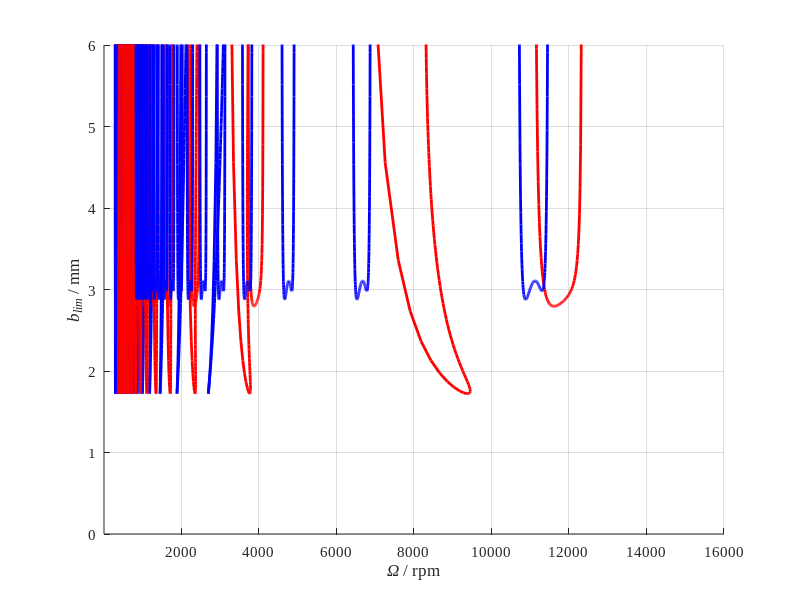

Recreate this plot in MATLAB.
clc
clear
% close all

load H00

%% Cutting force coefficients
Kt = 750e6; % N/m^2
Kn = 150e6/750e6;
Nt = 4;

%% Cutting condition
D=20;       % mm
ae=D/2;
operation = 1; % down-milling

%% Cutting angle
phis = acos((D/2 - ae)/(D/2));  % (rad) the immersion angle

if operation == 0             % Up milling 
    phist = 0;                % Start angle rad
    phiex = phist + phis;     % Exit angle rad
else                          % Down milling
    phiex = pi;               % Start angle rad
    phist = phiex - phis;     % Exit angle rad
end

%% Average angle parameters
alphaxx = 0.5*(( cos(2*phiex)-2*Kn*phiex+Kn*sin(2*phiex))-( cos(2*phist)-2*Kn*phist+Kn*sin(2*phist)));
alphaxy = 0.5*((-sin(2*phiex)-2*phiex+Kn*cos(2*phiex))   -(-sin(2*phist)-2*phist+Kn*cos(2*phist)));
alphayx = 0.5*((-sin(2*phiex)+2*phiex+Kn*cos(2*phiex))   -(-sin(2*phist)+2*phist+Kn*cos(2*phist)));
alphayy = 0.5*((-cos(2*phiex)-2*Kn*phiex-Kn*sin(2*phiex))-(-cos(2*phist)-2*Kn*phist-Kn*sin(2*phist)));

%% Initialization
w = (f_start:df:f_end)'*2*pi;   % frequency, rad/s
FRFxx = HX00;
FRFyy = HY00;

%% Calculate Lambda
%%%%%%%%%%%%%%%%%%%%%%%%%%%%%%%%%%%
%Reference 
%Altintas, Y. (2012). Manufacturing Automation: 
%Metal Cutting Mechanics, Machine Tool Vibrations, and CNC Design. 
%Applied Mechanics Reviews (Vol. 54). https://doi.org/10.1115/1.1399383
%P156
%%%%%%%%%%%%%%%%%%%%%%%%%%%%%%%%%%%

a0 = FRFxx.*FRFyy*(alphaxx*alphayy - alphaxy*alphayx);
a1 = alphaxx*FRFxx + alphayy*FRFyy;

Lambda1 = zeros(length(w),1);
Lambda2 = zeros(length(w),1);

for cnt = 1:length(w)
    lambda	= roots([a0(cnt) a1(cnt) 1]);	% Eigenvalue 
    Lambda1(cnt) = lambda(1);
    Lambda2(cnt) = lambda(2);
end

blim1 = -(2*pi/Nt/Kt) .* (real(Lambda1) .* (1 + (imag(Lambda1)./real(Lambda1)).^2));  % m
blim2 = -(2*pi/Nt/Kt) .* (real(Lambda2) .* (1 + (imag(Lambda2)./real(Lambda2)).^2));

[index1] = find(blim1 > 0);
blim1 = blim1(index1);
blim1 = blim1 * 1e3;      % mm
w1 = w(index1);
psi1 = atan2(imag(Lambda1), real(Lambda1));
psi1 = psi1(index1);
epsilon1 = 3*pi - 2 * psi1;

[index2] = find(blim2 > 0);
blim2 = blim2(index2);
blim2 = blim2 * 1e3;
w2 = w(index2);
psi2 = atan2(imag(Lambda2), real(Lambda2));
psi2 = psi2(index2);
epsilon2 = 3*pi - 2 * psi2;

lobeNumber = 20;

omega1 = {lobeNumber,1};
for k = 1:lobeNumber
    omega1{k} = (60/Nt)*w1./(epsilon1 + 2*(k-1)*pi);
end

omega2 = {lobeNumber,1};
for k = 1:lobeNumber
    omega2{k} = (60/Nt)*w2./(epsilon2 + 2*(k-1)*pi);
end

figure(1)
hold on
for k = 1:lobeNumber
    plot(omega1{k},blim1, 'r','linewidth',2);
    plot(omega2{k},blim2, 'b','linewidth',2);
end

axis([0 16000 0 6])
xlabel('\it\Omega \rm/ rpm')
ylabel('\itb_{lim} \rm/ mm')
set(gca,'FontSize', 11 ,'FontName', 'Times New Roman')
set(gcf,'unit','centimeters','position',[28 5 13.53 9.03],'color','white');% word 13.5,9
set(gca,'xtick',[2000 4000 6000 8000 10000 12000 14000 16000])
grid on